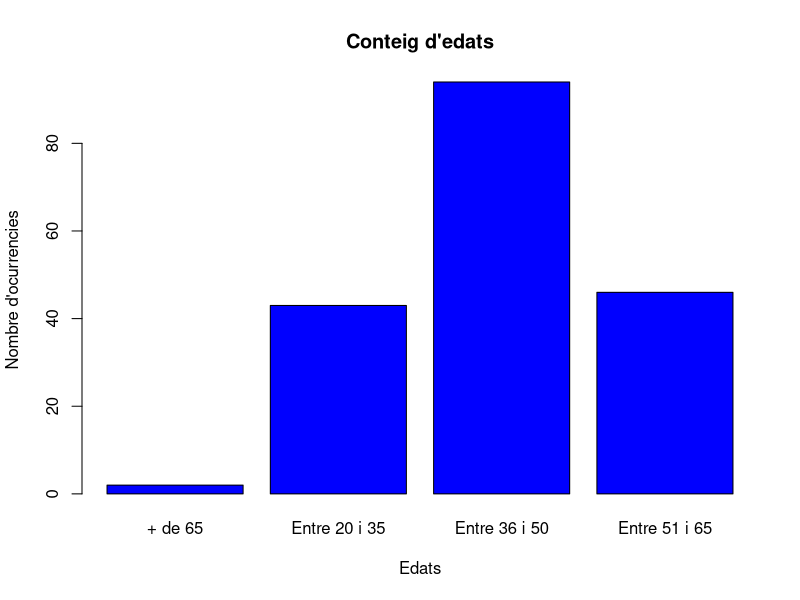
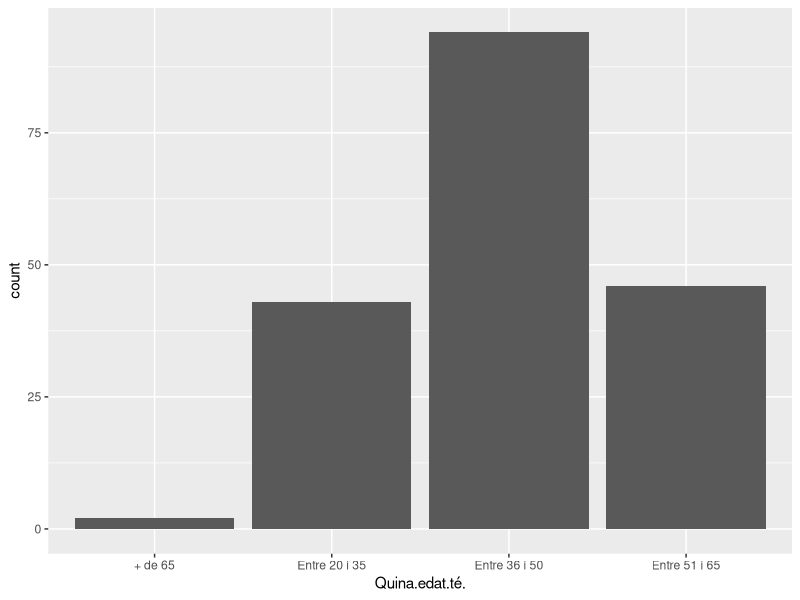

Recreate these plots in R, in order.
## ---- chunk 1

library(tidyverse)
library(ggplot2)
## ---- chunk 2
dades <-read.csv("Salut_Vocal_anonimizada.csv", sep = ";")
edat <- dades %>% select(Quina.edat.té.)
sintomes.aquest.mes <- dades %>% select(Aquest.mes.ha.tengut.algún.símptoma.vocal.dels.següents..Es.pot.marcar.més.d.una.opció)
baixa.veu <- dades %>% select(En.alguna.ocasió..ha.estat.de.baixa.laboral.per.problemes.de.veu.)
problemes.veu.22.23 <- dades %>% select(Ha.tengut.problemes.de.veu.importants.i.que.li.han.dificultat.la.feina.al.llarg.del.curs.2022.2023.)
## ---- chunk 3
# Contar las ocurrencias de cada categoría
conteig <- table(edat)  
conteig

barplot(conteig, 
        main = "Conteig d'edats",         
        xlab = "Edats",       
        ylab = "Nombre d'ocurrencies",    
        col = "blue",                      
        border = "black")                  

## ---- chunk 4
grafic <- dades %>% ggplot(aes(x = Quina.edat.té.)) + geom_bar()
grafic
